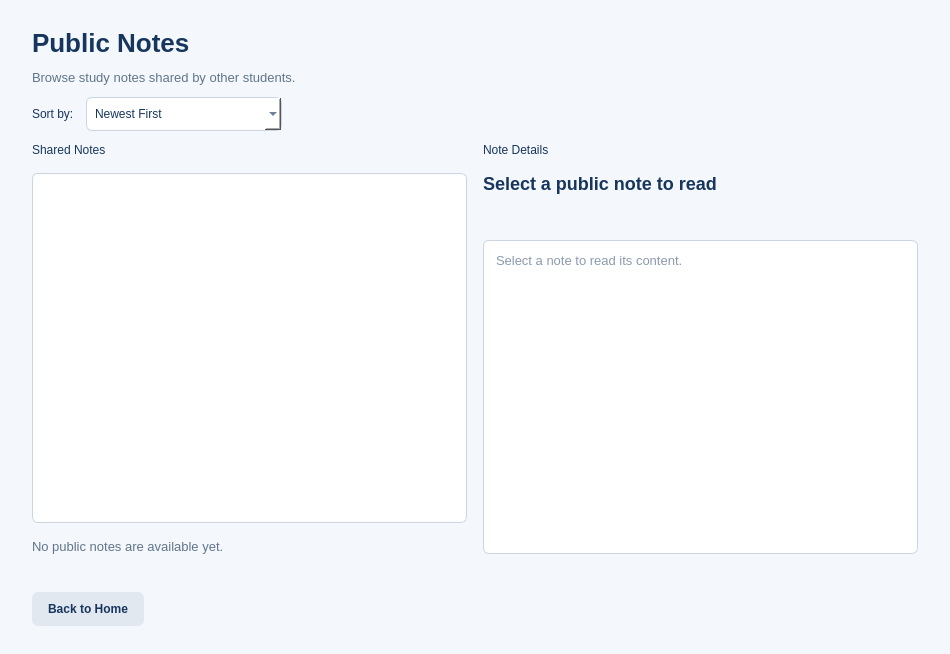
<?xml version="1.0" encoding="UTF-8"?>
<ui version="4.0">
 <class>PublicNotesPage</class>
 <widget class="QWidget" name="PublicNotesPage">
  <property name="geometry">
   <rect>
    <x>0</x>
    <y>0</y>
    <width>950</width>
    <height>650</height>
   </rect>
  </property>
  <property name="windowTitle">
   <string>StudyNotes - Public Notes</string>
  </property>
  <property name="styleSheet">
   <string notr="true">QWidget#PublicNotesPage { background-color: #f4f7fb; color: #17365d; }
QLabel { color: #17365d; }
QLabel#headingLabel { font-size: 26px; font-weight: bold; }
QLabel#subtitleLabel { color: #60758b; font-size: 13px; }
QLabel#noteTitleValue { font-size: 18px; font-weight: bold; }
QLabel#emptyLabel { color: #60758b; font-size: 13px; }
QLabel#statusLabel { color: #c0392b; }
QListWidget, QTextEdit { background: white; color: #17365d; border: 1px solid #cbd5e1; border-radius: 6px; padding: 8px; font-size: 13px; selection-background-color: #dbeafe; selection-color: #17365d; }
QComboBox { background-color: white; color: #17365d; border: 1px solid #cbd5e1; border-radius: 6px; padding: 8px; min-width: 160px; }
QComboBox QAbstractItemView {background-color: white; color: #17365d; selection-background-color: #dbeafe; selection-color: #17365d; }
QPushButton { background-color: #e2e8f0; color: #17365d; border: none; border-radius: 6px; padding: 10px 16px; font-weight: bold; }
QPushButton:hover { background-color: #cbd5e1; }</string>
  </property>
  <layout class="QVBoxLayout" name="mainLayout">
   <property name="spacing">
    <number>12</number>
   </property>
   <property name="leftMargin">
    <number>32</number>
   </property>
   <property name="topMargin">
    <number>28</number>
   </property>
   <property name="rightMargin">
    <number>32</number>
   </property>
   <property name="bottomMargin">
    <number>28</number>
   </property>
   <item>
    <widget class="QLabel" name="headingLabel">
     <property name="text">
      <string>Public Notes</string>
     </property>
    </widget>
   </item>
   <item>
    <widget class="QLabel" name="subtitleLabel">
     <property name="text">
      <string>Browse study notes shared by other students.</string>
     </property>
    </widget>
   </item>
   <item>
    <layout class="QHBoxLayout" name="sortLayout">
     <item>
      <widget class="QLabel" name="sortLabel">
       <property name="text">
        <string>Sort by:</string>
       </property>
      </widget>
     </item>
     <item>
      <widget class="QComboBox" name="sortComboBox">
       <item>
        <property name="text">
         <string>Newest First</string>
        </property>
       </item>
       <item>
        <property name="text">
         <string>Class / Category</string>
        </property>
       </item>
       <item>
        <property name="text">
         <string>Title (A-Z)</string>
        </property>
       </item>
      </widget>
     </item>
     <item>
      <spacer name="sortSpacer">
       <property name="orientation">
        <enum>Qt::Orientation::Horizontal</enum>
       </property>
       <property name="sizeHint" stdset="0">
        <size>
         <width>40</width>
         <height>20</height>
        </size>
       </property>
      </spacer>
     </item>
    </layout>
   </item>
   <item>
    <layout class="QHBoxLayout" name="notesLayout">
     <property name="spacing">
      <number>16</number>
     </property>
     <item>
      <layout class="QVBoxLayout" name="listLayout">
       <item>
        <widget class="QLabel" name="listHeadingLabel">
         <property name="text">
          <string>Shared Notes</string>
         </property>
        </widget>
       </item>
       <item>
        <widget class="QListWidget" name="notesListWidget">
         <property name="minimumSize">
          <size>
           <width>270</width>
           <height>350</height>
          </size>
         </property>
        </widget>
       </item>
       <item>
        <widget class="QLabel" name="emptyLabel">
         <property name="text">
          <string>No public notes are available yet.</string>
         </property>
         <property name="wordWrap">
          <bool>true</bool>
         </property>
        </widget>
       </item>
      </layout>
     </item>
     <item>
      <layout class="QVBoxLayout" name="detailsLayout">
       <item>
        <widget class="QLabel" name="detailsHeadingLabel">
         <property name="text">
          <string>Note Details</string>
         </property>
        </widget>
       </item>
       <item>
        <widget class="QLabel" name="noteTitleValue">
         <property name="text">
          <string>Select a public note to read</string>
         </property>
         <property name="wordWrap">
          <bool>true</bool>
         </property>
        </widget>
       </item>
       <item>
        <widget class="QLabel" name="categoryValue">
         <property name="text">
          <string/>
         </property>
        </widget>
       </item>
       <item>
        <widget class="QTextEdit" name="contentTextEdit">
         <property name="readOnly">
          <bool>true</bool>
         </property>
         <property name="placeholderText">
          <string>Select a note to read its content.</string>
         </property>
        </widget>
       </item>
      </layout>
     </item>
    </layout>
   </item>
   <item>
    <widget class="QLabel" name="statusLabel">
     <property name="text">
      <string/>
     </property>
     <property name="wordWrap">
      <bool>true</bool>
     </property>
    </widget>
   </item>
   <item>
    <layout class="QHBoxLayout" name="bottomButtonsLayout">
     <item>
      <widget class="QPushButton" name="backButton">
       <property name="text">
        <string>Back to Home</string>
       </property>
      </widget>
     </item>
     <item>
      <spacer name="buttonSpacer">
       <property name="orientation">
        <enum>Qt::Orientation::Horizontal</enum>
       </property>
       <property name="sizeHint" stdset="0">
        <size>
         <width>40</width>
         <height>20</height>
        </size>
       </property>
      </spacer>
     </item>
    </layout>
   </item>
  </layout>
 </widget>
 <resources/>
 <connections/>
</ui>
